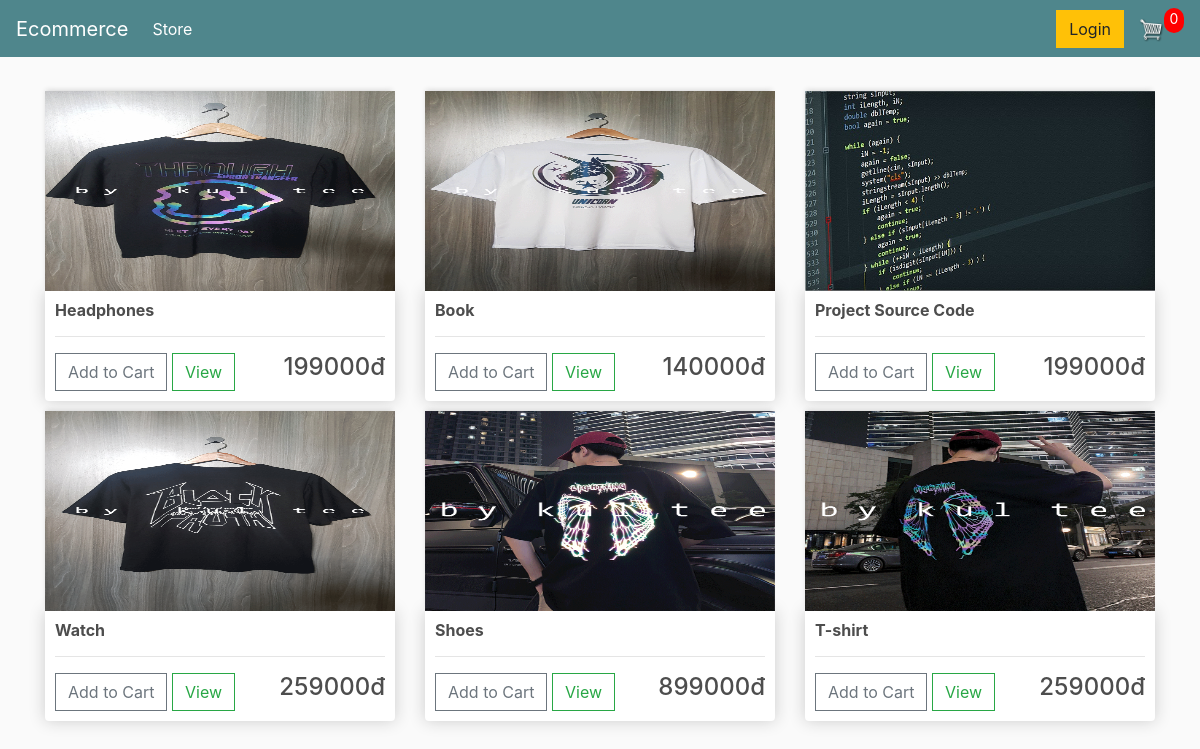
The page / on the database its author committed.
### store/models.py (models this page shows, shortened)
class Product(models.Model):
    name = models.CharField(max_length=200, null=True)
    price = models.FloatField()
    digital = models.BooleanField(default=False, null=True, blank=False)
    image = models.ImageField(null=True, blank=True)
    @property
    def imageURL(self):
        try:
            url = self.image.url
        except:
            url = ''
        return url

### store/views.py (the view)
# urls.py: path('', include('store.urls')),
def store(request):
    if request.user.is_authenticated:
        customer = request.user.customer
        order, created = Order.objects.get_or_create(customer=customer, complete=False)
        items = order.orderitem_set.all()
        cartItems = order.get_cart_items
    else:
        items = []
        order = {'get_cart_total':0, 'get_cart_items':0}
        cartItems = order['get_cart_items']
    products = Product.objects.all()
    context = {'products': products, 'cartItems': cartItems}
    return render(request, 'store/store.html', context)

### store/templates/store/store.html
{% extends 'store/main.html' %}
{% load static %}
{% block content %}
    <div class="row">
        {% for product in products %}
        <div class="col-lg-4">
            <img class="thumbnail" src="{{product.imageURL}}">
            <div class="box-element product">
                <h6><strong>{{product.name}}</strong></h6>
                <hr>
                <button class="btn btn-outline-secondary add-btn update-cart" data-product="{{product.id}}" data-action="add">Add to Cart</button>
                <a class="btn btn-outline-success" href="#">View</a>
                <h4 style="display: inline-block;float: right;">{{product.price|floatformat:0}}đ</h4>
            </div>
        </div>
        {% endfor %}
    </div>
{% endblock content %}

### store/templates/store/main.html (shortened to what this page needs)
<!DOCTYPE html>
{% load static %}
<html lang="en">
<head>
    <link rel="stylesheet" href="https://stackpath.bootstrapcdn.com/bootstrap/4.5.2/css/bootstrap.min.css">
    <link rel="stylesheet" href="{% static 'css/main.css' %}" type="text/css">
</head>
<body>
    <nav class="navbar navbar-expand-lg navbar-dark bg-dark">
        <a class="navbar-brand" href="{% url 'store' %}">Ecommerce</a>
        <div class="collapse navbar-collapse" id="navbarSupportedContent">
          <ul class="navbar-nav mr-auto">
            <li class="nav-item active">
              <a class="nav-link" href="{% url 'store' %}">Store <span class="sr-only">(current)</span></a>
            </li>
          </ul>
          <div class="form-inline my-2 my-lg-0">
              <a href="#" class="btn btn-warning">Login</a>
              <a href="{% url 'cart' %}">
                  <img id="cart-icon" src="{% static 'images/cart.png' %}">
              </a>
              <p id=cart-total>{{cartItems}}</p>
          </div>
        </div>
    </nav>
    <div class="container">
        <br>
        {% block content %}
        {% endblock content %}
    </div>
</body>
</html>

### static/css/main.css (style rules this page uses)
body { background-color: hsl(0, 0%, 98%); }
h1,h2,h3,h4,h5,h6 { color: hsl(0, 0%, 30%); }
.box-element { box-shadow: hsl(0, 0%, 80%) 0 0 16px; background-color: #fff; border-radius: 4px; padding: 10px; }
.thumbnail { width: 100%; height: 200px; box-shadow: -1px -3px 5px -2px rgba(214, 214, 214, 1); -webkit-box-shadow: -1px -3px 5px -2px rgba(214, 214, 214, 1); -moz-box-shadow: -1px -3px 5px -2px rgba(214, 214, 214, 1); }
.product { border-radius: 0 0 4px 4px; }
.bg-dark { background-color: #4f868c!important; }
#cart-icon { width: 25px; display: inline-block; margin-left: 15px; }
#cart-total { display: block; text-align: center; color: #fff; background-color: red; width: 20px; height: 25px; border-radius: 50px; font-size: 14px; }
.col-lg-4, .col-lg-6, .col-lg-8, .col-lg-12 { margin-top: 10px; }
.btn { border-radius: 0; }

### rows shown on the page
Product: imageURL (picture), name "Headphones", price "199000"
Product: imageURL (picture), name "Book", price "140000"
Product: imageURL (picture), name "Project Source Code", price "199000"
Product: imageURL (picture), name "Watch", price "259000"
Product: imageURL (picture), name "Shoes", price "899000"
Product: imageURL (picture), name "T-shirt", price "259000"

### other values the page prints
{{ cartItems }} "0"
